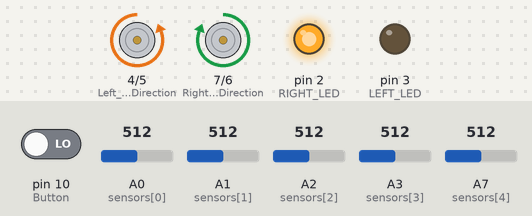
This sketch was run on a simulated Arduino Nano, built with avr-gcc and run on an emulated ATmega328P. Parts: direction and speed pins drawn as motors (green arrow = direction pin HIGH = forward, orange = LOW = backward, longer = more drive), output pins drawn as LEDs (lit = HIGH). The test bench sets the inputs (shaded band); at power-on: A0 (sensors[0]) = 512, A3 (sensors[3]) = 512, A7 (sensors[4]) = 512, A1 (sensors[1]) = 512, pin 10 (Button) LOW, A2 (sensors[2]) = 512. What the sketch prints to the serial monitor is not drawn.

Above: at 2.3 s.
2.4 s: A0 (sensors[0]) set to 500
At 2.7 s:
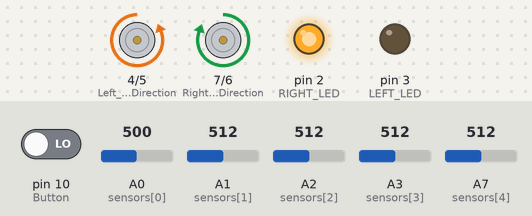
3.9 s: A3 (sensors[3]) set to 306
At 5.1 s:
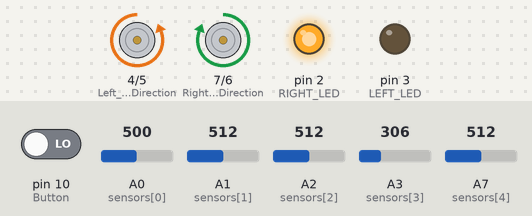
5.4 s: A7 (sensors[4]) set to 306
At 6.2 s:
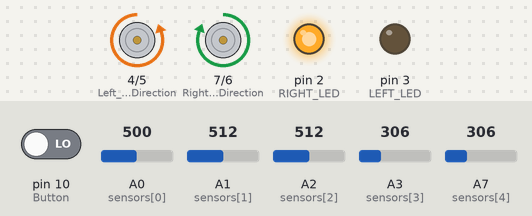
6.9 s: A1 (sensors[1]) set to 306
At 7.4 s:
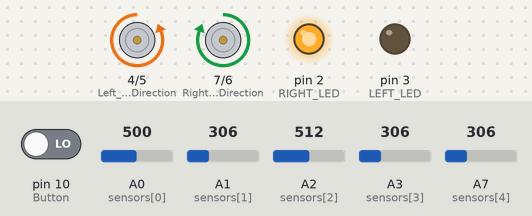
Timing chart, 0 to 9.4 s (numbered marks = the images above; inputs shaded):
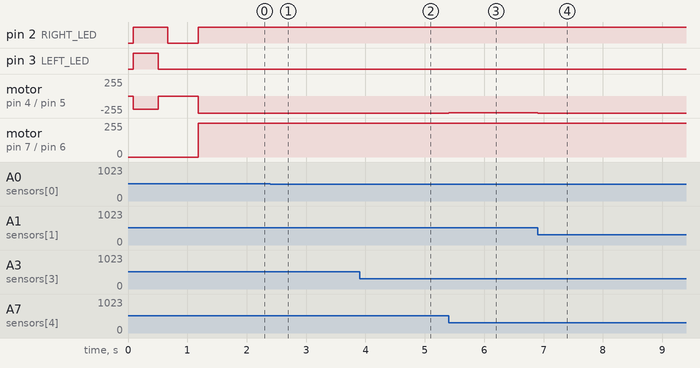

Measured:
- after the input at 2.4 s, motor on pin 7 (Right_Motor_Direction) / pin 6 (Right_Motor_Speed): forward 255/255 → forward 254/255 at once
- after the input at 3.9 s, motor on pin 7 (Right_Motor_Direction) / pin 6 (Right_Motor_Speed): forward 254/255 → forward 255/255 at once
- after the input at 5.4 s, motor on pin 4 (Left_Motor_Direction) / pin 5 (Left_Motor_Speed): backward 255/255 → backward 254/255 at once
- after the input at 6.9 s, motor on pin 4 (Left_Motor_Direction) / pin 5 (Left_Motor_Speed): backward 254/255 → backward 255/255 at once

The sketch:

_RACE.ino
```cpp
//Author of normalization and calibration functions: Gudny Björk Odinsdottir
//Everything else: Mattias Ahle
//Kristianstad University 2019


//INDATA OPERATOR
//Number of laps
int numOfLaps = 2;


//Define the LED pins on the robot, used to control the calibration:
#define   LEFT_LED      3
#define   RIGHT_LED     2

//Global variables (arrays) used for the Normalization:
char sensors[5] = {A0, A1, A2, A3, A7}; /*Used to be able to loop through the 5 different sensors*/
int sensorvalues[5];    /*Used to store the raw sensor values*/
int normalizedsensorvalues[5];    /*Used to store the normalized sensor values*/
int maxsensorvalues[5] = {0, 0, 0, 0, 0};   /*Used to find the maximum value (over white surface) for each sensor*/
int minsensorvalues[5] = {1023, 1023, 1023, 1023, 1023};    /*Used to find the minimum value (over black surface) for each sensor*/
//int maxsensorvalues[5] = {600, 611, 659, 651, 569};   /*Used to find the maximum value (over white surface) for each sensor*/
//int minsensorvalues[5] = {68, 63, 91, 100, 68};    /*Used to find the minimum value (over black surface) for each sensor*/

//Pins used to control the motors:
int Left_Motor_Direction = 4;
int Right_Motor_Direction = 7;
int Left_Motor_Speed = 5;
int Right_Motor_Speed = 6;

boolean previousAllBlack = false; /* Used in lapCounter. Stores if the last sensor state was all black or not. */
int lapCount = 0;
float error = 0;
float P = 0;
float D = 0;
float PDValue = 0;
float previousError = 0;
int threshold = 512;

//Performance settings
int baseSpeed = 255;
float Kp = 0.3;
float Kd = 4;


void setup() {

  for (int i = 0; i < 5; i++) {
    pinMode(sensors[i], INPUT);
  }

  pinMode(LEFT_LED, OUTPUT);
  pinMode(RIGHT_LED, OUTPUT);

  pinMode(Left_Motor_Direction, OUTPUT);
  pinMode(Right_Motor_Direction, OUTPUT);
  pinMode(Left_Motor_Speed, OUTPUT);
  pinMode(Right_Motor_Speed, OUTPUT);

  digitalWrite(Left_Motor_Direction, LOW);
  digitalWrite(Right_Motor_Direction, HIGH);

  sensorCalibration();

  while (digitalRead(10) == HIGH) { /*Wait Until Button is Pressed*/
    digitalWrite(RIGHT_LED, HIGH);
  }
  delay(500);
  digitalWrite(RIGHT_LED, LOW);

  Serial.begin(9600);

}


void loop() {

  readSensors();

  calcPD();

  setMotorSpeeds();

  lapCounter();

}


void readSensors() {

  //Read raw sensor values
  for (int i = 0; i < 5; i++) {
    sensorvalues[i] = analogRead(sensors[i]);
  }

  normalizeSensorValues();
  //      for (int i = 0; i < 5; i++) {
  //        Serial.print(normalizedsensorvalues[i]);
  //        Serial.print("\t");
  //      }
  //      Serial.println();

}


void calcPD() {
  error = -normalizedsensorvalues[0] + -normalizedsensorvalues[1] + normalizedsensorvalues[3] + normalizedsensorvalues[4];
  //  Serial.print(-normalizedsensorvalues[0]);
  //  Serial.print("\t");
  //  Serial.print(-normalizedsensorvalues[1]);
  //  Serial.print("\t");
  //  Serial.print("|");
  //  Serial.print("\t");
  //  Serial.print(normalizedsensorvalues[3]);
  //  Serial.print("\t");
  //  Serial.print(normalizedsensorvalues[4]);
  //  Serial.print("\t=\t");
  //  Serial.println(error);

  P = error; //Proportional
  D = error - previousError; //Derivative

  PDValue = (Kp * P) + (Kd * D);

  previousError = error;
}


void setMotorSpeeds () {
  int leftMotorSpeed = baseSpeed - PDValue;
  int rightMotorSpeed = baseSpeed + PDValue;

  leftMotorSpeed = constrain(leftMotorSpeed, 0, baseSpeed);
  rightMotorSpeed = constrain(rightMotorSpeed, 0, baseSpeed);

  //  Serial.print(leftMotorSpeed);
  //  Serial.print("\t");
  //  Serial.println(rightMotorSpeed);

  analogWrite(Left_Motor_Speed, leftMotorSpeed);
  analogWrite(Right_Motor_Speed, rightMotorSpeed);
}


void lapCounter() {
  if ((normalizedsensorvalues[0] > threshold ||
       normalizedsensorvalues[1] > threshold ||
       normalizedsensorvalues[2] > threshold ||
       normalizedsensorvalues[3] > threshold ||
       normalizedsensorvalues[4] > threshold) &&
      previousAllBlack == true) {
    lapCount++;
    //Serial.println(lapCount);
  }

  if (numOfLaps == lapCount) {
    analogWrite(Left_Motor_Speed, 0);
    analogWrite(Right_Motor_Speed, 0);
    digitalWrite(RIGHT_LED, HIGH);
    while (digitalRead(10) == HIGH) {
    }
    lapCount = 0;
    digitalWrite(RIGHT_LED, LOW);
    delay(500);
  }

  if (normalizedsensorvalues[0] < threshold &&
      normalizedsensorvalues[1] < threshold &&
      normalizedsensorvalues[2] < threshold &&
      normalizedsensorvalues[3] < threshold &&
      normalizedsensorvalues[4] < threshold) {
    previousAllBlack = true;
    digitalWrite(RIGHT_LED, HIGH);
  } else {
    previousAllBlack = false;
    digitalWrite(RIGHT_LED, LOW);
  }
}


//Calibration Function Used To Find Out Max- And Min Reading Value For Each Sensor:
void sensorCalibration() {
  Serial.begin(9600);
  Serial.println("Starting The Calibration!");
  Serial.println("Place the Robot On The Black Line, with sensor A2 on the Black Line (00X00)");
  Serial.println("Press Start Button To Start To Calibrate");
  digitalWrite(LEFT_LED, HIGH);    /*Turn on the left LED on the robot*/
  while (digitalRead(10) == HIGH) { /*Wait Until Button is Pressed*/
  }
  digitalWrite(RIGHT_LED, HIGH);   /*Turn on the right LED on the robot*/
  analogWrite(Left_Motor_Speed, 200);
  analogWrite(Right_Motor_Speed, 0);
  for (int i = 0; i < 200 ; i++) {
    for (int j = 0 ; j < 5; j++) {
      if (analogRead(sensors[j]) > maxsensorvalues[j]) {
        maxsensorvalues[j] = analogRead(sensors[j]);
        Serial.print("New max value: ");
        Serial.println(maxsensorvalues[j]);
      } if (analogRead(sensors[j]) < minsensorvalues[j]) {
        minsensorvalues[j] = analogRead(sensors[j]);
        Serial.print("New min value: ");
        Serial.println(minsensorvalues[j]);
      }
    }
  } analogWrite(Left_Motor_Speed, 0);
  analogWrite(Right_Motor_Speed, 0);
  digitalWrite(LEFT_LED, LOW);     /*Turn off the left LED on the robot*/
  Serial.println();
  Serial.println("The obtained maximum and minimum sensor values for each sensor:");
  for (int i = 0; i < 5; i++) {
    if (i == 4) {
      Serial.print("A7: ");
    } else {
      Serial.print("A");
      Serial.print(i);
      Serial.print(": ");
    }
    Serial.print(maxsensorvalues[i]);
    Serial.print("  ");
    Serial.println(minsensorvalues[i]);
  } Serial.println(); Serial.println("Calibration Is Over!");
  Serial.println("Press Start When You Have Placed The Robot On The Racing Track");
  while (digitalRead(10) == HIGH) {
    /*Wait Until Button is Pressed*/
  } digitalWrite(RIGHT_LED, LOW);    /*Turn off the right LED on the robot*/
  Serial.println("Start");
}


//Normalizes the Sensor Values:
void normalizeSensorValues() {

  //This functionality will take your sensorvalue and will map it to a value between 0 and 1023
  //depending on the minimum- respectively maximum value obtained from the Calibration Function.
  //In case the sensor value becomes less or greater than the obtained minimum- and maximum value
  //you will get a normalized value which is <0 or >1023. In this case you set your value to 0 respectively 1023
  for (int i = 0; i < 5; i++) {
    normalizedsensorvalues[i] = map(sensorvalues[i], minsensorvalues[i], maxsensorvalues[i], 0, 1023);
    if (normalizedsensorvalues[i] < 0) {
      normalizedsensorvalues[i] = 0;
    } else if (normalizedsensorvalues[i] > 1023) {
      normalizedsensorvalues[i] = 1023;
    }
  }
}
```
